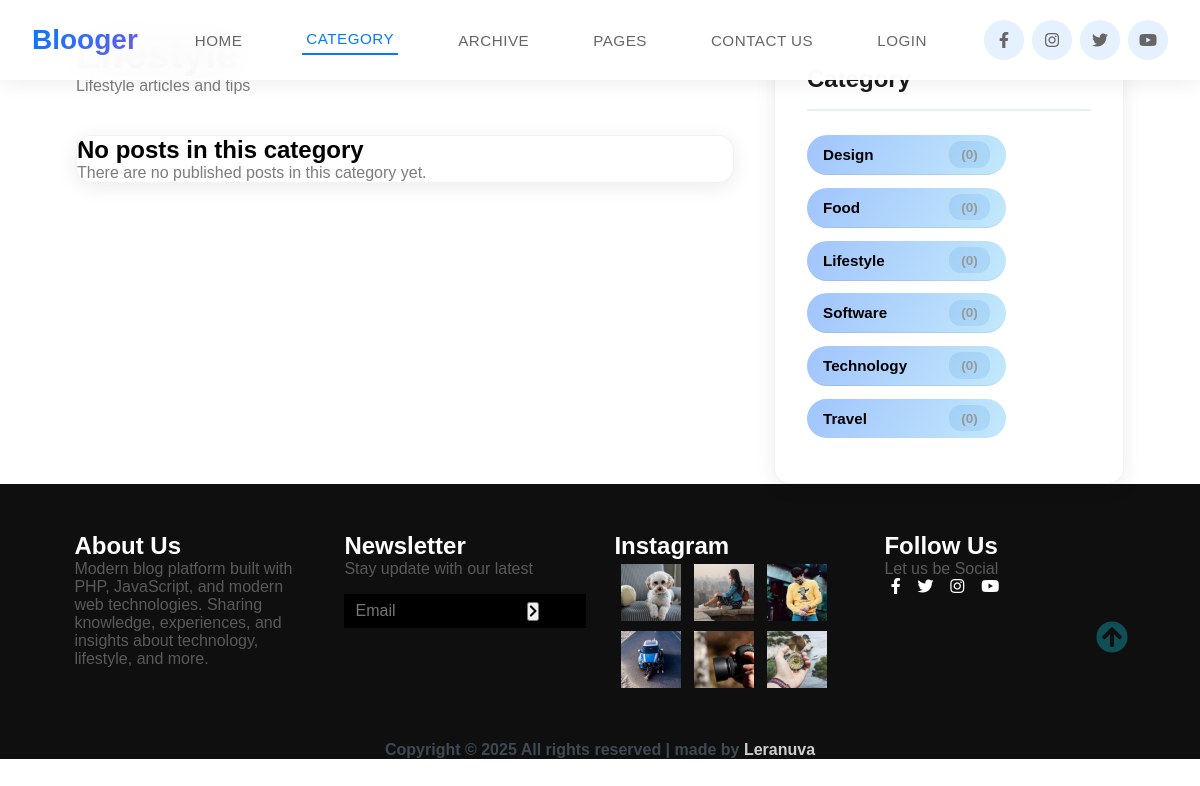
Page /category.php?slug=lifestyle on the committed database.
### tables this page shows
CREATE TABLE IF NOT EXISTS categories (
    id INT AUTO_INCREMENT PRIMARY KEY,
    name VARCHAR(50) UNIQUE NOT NULL,
    slug VARCHAR(50) UNIQUE NOT NULL,
    description TEXT,
    created_at TIMESTAMP DEFAULT CURRENT_TIMESTAMP,
    INDEX idx_slug (slug)
);

### includes/functions.php (called while the page is built, shortened)
<?php
function sanitize($data) {
    return htmlspecialchars(strip_tags(trim($data)), ENT_QUOTES, 'UTF-8');
}
function getBaseUrl() {
    return BASE_URL;
}
function e($string) {
    return htmlspecialchars($string, ENT_QUOTES, 'UTF-8');
}

### includes/Category.php (called while the page is built, shortened)
<?php
class Category {
    private $conn;
    private $table = 'categories';
    public function __construct($db) {
        $this->conn = $db;
    }
    public function getAll() {
        $query = "SELECT c.*, COUNT(p.id) as post_count
                  FROM " . $this->table . " c
                  LEFT JOIN posts p ON c.id = p.category_id AND p.status = 'published'
                  GROUP BY c.id
                  ORDER BY c.name ASC";
        $stmt = $this->conn->prepare($query);
        $stmt->execute();
        return $stmt->fetchAll();
    }
    public function getBySlug($slug) {
        $query = "SELECT * FROM " . $this->table . " WHERE slug = :slug LIMIT 1";
        $stmt = $this->conn->prepare($query);
        $stmt->bindValue(':slug', $slug, PDO::PARAM_STR);
        $stmt->execute();
        return $stmt->fetch();
    }
}

### category.php (the view, shortened to what this page needs)
<?php
require_once __DIR__ . '/includes/functions.php';
require_once __DIR__ . '/includes/Post.php';
require_once __DIR__ . '/includes/Category.php';
$database = new Database();
$db = $database->getConnection();
$post = new Post($db);
$category = new Category($db);
$slug = isset($_GET['slug']) ? sanitize($_GET['slug']) : '';
    ?>
    <?php
$categoryData = $category->getBySlug($slug);
$page = isset($_GET['page']) ? (int)$_GET['page'] : 1;
$page = max(1, $page);
$offset = getPaginationOffset($page);
$posts = $post->getByCategory($slug, POSTS_PER_PAGE, $offset);
$categories = $category->getAll();
include __DIR__ . '/includes/header.php';
?>
<main>
    <section class="container">
        <div class="site-content">
            <div class="post">
                <div class="category-header" data-aos="fade-up">
                    <h1><?php echo e($categoryData['name']); ?></h1>
                    <?php if ($categoryData['description']): ?>
                        <p class="category-description"><?php echo e($categoryData['description']); ?></p>
                    <?php endif; ?>
                </div>
                <?php if (empty($posts)): ?>
                    <article class="post-content empty-state" data-aos="fade-up">
                        <h2>No posts in this category</h2>
                        <p>There are no published posts in this category yet.</p>
                    </article>
                <?php endif; ?>
            </div>
            <aside class="sidebar">
                <div class="category">
                    <h2>Category</h2>
                    <ul class="category-list">
                        <?php foreach ($categories as $cat): ?>
                        <li class="list-items" data-aos="fade-left" data-aos-delay="100">
                            <a href="<?php echo getBaseUrl(); ?>/category.php?slug=<?php echo e($cat['slug']); ?>">
                                <?php echo e($cat['name']); ?>
                            </a>
                            <span>(<?php echo $cat['post_count']; ?>)</span>
                        </li>
                        <?php endforeach; ?>
                    </ul>
                </div>
            </aside>
        </div>
    </section>
</main>
<?php include __DIR__ . '/includes/footer.php'; ?>

### css/style.css (style rules this page uses)
html, body { margin: 0%; box-sizing: border-box; overflow-x: hidden; }
main { position: relative; z-index: 10; }
:root { --text-gray: #3f4954; --text-light: #686666da; --bg-color: #0f0f0f; --white: #ffffff; --midnight: #104f55; --sky: linear-gradient(120deg, #a1c4fd 0%, #c2e9fb 100%); --Abel: "Abel", sans-serif; --Anton: "Anton", sans-serif; --Josefin: "Josefin Sans", sans-serif; --Lexend: "Lexend", sans-serif; }
ul, li, a { text-decoration: none; list-style: none; }
h1 { font-family: var(--Lexend); font-size: 2.5rem; }
h2 { font-family: var(--Lexend); }
a { color: var(--text-gray); }
span { font-family: var(--Abel); }
.container { margin: 0 5vw; }
p { font-family: var(--Lexend); color: var(--text-light); }
main .post-content { width: 100%; margin-bottom: 1rem; }
.site-content > .sidebar .category-list { font-family: var(--Abel); }
.site-content > .sidebar .category-list .list-items { background: var(--sky); padding: 0.4rem 1rem; margin: 0.8rem 0; border-radius: 3rem; width: 70%; display: flex; justify-content: space-between; }
.site-content > .sidebar .category-list .list-items a { color: black; font-weight: bold; }

### css/header.css (style rules this page uses)
:root { --header-height: 80px; --header-bg: rgba(255, 255, 255, 0.95); --header-bg-scrolled: rgba(255, 255, 255, 0.98); --header-shadow: 0 2px 20px rgba(0, 0, 0, 0.08); --header-shadow-scrolled: 0 4px 30px rgba(0, 0, 0, 0.12); --text-primary: #1a1a1a; --text-secondary: #666; --accent-color: #007bff; --accent-hover: #0056b3; --transition-fast: 0.2s cubic-bezier(0.4, 0, 0.2, 1); --transition-smooth: 0.3s cubic-bezier(0.4, 0, 0.2, 1); --border-radius: 12px; --spacing-xs: 0.5rem; --spacing-sm: 1rem; --spacing-md: 1.5rem; --spacing-lg: 2rem; }
html { scroll-behavior: smooth; scroll-padding-top: calc(var(--header-height) + 20px); }
body { padding-top: 0; }

### css/hero.css (style rules this page uses)
*, *:before, *:after { box-sizing: border-box; margin: 0; padding: 0; }

### css/carousel.css (style rules this page uses)
:root { --card-bg: #d8e0e5; --card-color: #08c; --card-accent: #0066cc; --card-blanc: #fff; --card-noir: #000; --card-text: #666c74; --card-footer: #a3a9ab; --card-duration: 0.5s; --card-heightimg: 235px; --card-heighthoverimg: 90px; --card-heightbody: 185px; --card-widthimg: 376px; --hover-bg: #0066cc; }

### css/posts-center-slider.css (style rules this page uses)
:root { --gap: 1.25rem; --speed: 0.55s cubic-bezier(0.25, 0.46, 0.45, 0.94); --closed: 5rem; --open: 30rem; --accent: #0066cc; }

### css/sidebar.css (style rules this page uses)
:root { --sidebar-bg: #ffffff; --sidebar-shadow: 0 4px 20px rgba(0, 0, 0, 0.08); --sidebar-shadow-hover: 0 12px 40px rgba(0, 102, 204, 0.25); --sidebar-border-radius: 16px; --sidebar-transition: all 0.5s cubic-bezier(0.4, 0, 0.2, 1); --sidebar-accent: #0066cc; --sidebar-accent-hover: #0052a3; --sidebar-text-primary: #1a1a1a; --sidebar-text-secondary: #666; --sidebar-text-muted: #999; }
.category-list { list-style: none; padding: 0; margin: 0; }
.category-list .list-items { display: flex; justify-content: space-between; align-items: center; padding: 0.9rem 0; border-bottom: 1px solid rgba(0, 0, 0, 0.05); transition: var(--sidebar-transition); }
.category-list .list-items:last-child { border-bottom: none; }
.category-list .list-items a { color: var(--sidebar-text-primary); text-decoration: none; font-weight: 500; transition: var(--sidebar-transition); font-size: 0.95rem; }
.category-list .list-items span { color: var(--sidebar-text-muted); font-size: 0.85rem; background: rgba(0, 102, 204, 0.1); padding: 0.35rem 0.75rem; border-radius: 12px; font-weight: 600; transition: var(--sidebar-transition); }

### rows in the picture
categories: description "Lifestyle articles and tips", name "Lifestyle", post_count "0"
categories: name "Design", post_count "0"
categories: name "Food", post_count "0"
categories: name "Software", post_count "0"
categories: name "Technology", post_count "0"
categories: name "Travel", post_count "0"
